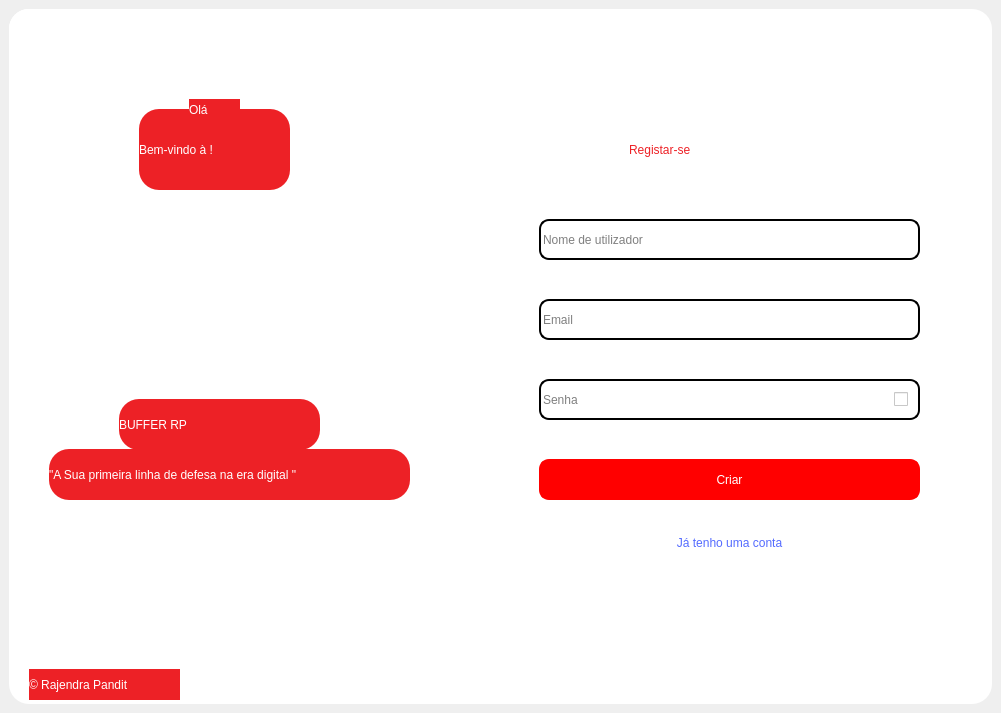
<?xml version="1.0" encoding="UTF-8"?>
<ui version="4.0">
 <class>signup_screen</class>
 <widget class="QMainWindow" name="signup_screen">
  <property name="geometry">
   <rect>
    <x>0</x>
    <y>0</y>
    <width>1001</width>
    <height>713</height>
   </rect>
  </property>
  <property name="minimumSize">
   <size>
    <width>1001</width>
    <height>713</height>
   </size>
  </property>
  <property name="maximumSize">
   <size>
    <width>1001</width>
    <height>713</height>
   </size>
  </property>
  <property name="windowTitle">
   <string>Registar</string>
  </property>
  <property name="windowIcon">
   <iconset>
    <normaloff>Logo.png</normaloff>Logo.png</iconset>
  </property>
  <widget class="QWidget" name="centralwidget">
   <layout class="QVBoxLayout" name="verticalLayout">
    <item>
     <widget class="QFrame" name="frame">
      <property name="styleSheet">
       <string notr="true">background-color:white;
border-style:none;
border-radius:20px;</string>
      </property>
      <property name="frameShape">
       <enum>QFrame::StyledPanel</enum>
      </property>
      <property name="frameShadow">
       <enum>QFrame::Raised</enum>
      </property>
      <widget class="QFrame" name="frame_2">
       <property name="geometry">
        <rect>
         <x>0</x>
         <y>0</y>
         <width>491</width>
         <height>691</height>
        </rect>
       </property>
       <property name="frameShape">
        <enum>QFrame::StyledPanel</enum>
       </property>
       <property name="frameShadow">
        <enum>QFrame::Raised</enum>
       </property>
       <widget class="QLabel" name="label">
        <property name="geometry">
         <rect>
          <x>0</x>
          <y>0</y>
          <width>491</width>
          <height>691</height>
         </rect>
        </property>
        <property name="styleSheet">
         <string notr="true">border-radius:20px;</string>
        </property>
        <property name="text">
         <string/>
        </property>
        <property name="pixmap">
         <pixmap resource="../Signup_Screen.qrc">:/Image/RedBanner.png</pixmap>
        </property>
        <property name="scaledContents">
         <bool>true</bool>
        </property>
       </widget>
       <widget class="QFrame" name="frame_3">
        <property name="geometry">
         <rect>
          <x>100</x>
          <y>210</y>
          <width>191</width>
          <height>171</height>
         </rect>
        </property>
        <property name="styleSheet">
         <string notr="true">border-radius:60px;</string>
        </property>
        <property name="frameShape">
         <enum>QFrame::StyledPanel</enum>
        </property>
        <property name="frameShadow">
         <enum>QFrame::Raised</enum>
        </property>
        <widget class="QLabel" name="label_2">
         <property name="geometry">
          <rect>
           <x>20</x>
           <y>20</y>
           <width>151</width>
           <height>121</height>
          </rect>
         </property>
         <property name="text">
          <string/>
         </property>
         <property name="pixmap">
          <pixmap resource="../Signup_Screen.qrc">:/Image/Logo.png</pixmap>
         </property>
         <property name="scaledContents">
          <bool>true</bool>
         </property>
        </widget>
       </widget>
       <widget class="QLabel" name="label_3">
        <property name="geometry">
         <rect>
          <x>110</x>
          <y>390</y>
          <width>201</width>
          <height>51</height>
         </rect>
        </property>
        <property name="styleSheet">
         <string notr="true">background-color: #ED2126;
color:white;
font: 87 17pt &quot;Arial Black&quot;;</string>
        </property>
        <property name="text">
         <string>BUFFER RP</string>
        </property>
       </widget>
       <widget class="QLabel" name="label_4">
        <property name="geometry">
         <rect>
          <x>180</x>
          <y>90</y>
          <width>51</width>
          <height>21</height>
         </rect>
        </property>
        <property name="styleSheet">
         <string notr="true">background-color: #ED2126;
color:white;
font: 87 15pt &quot;Arial &quot;;</string>
        </property>
        <property name="text">
         <string>Olá</string>
        </property>
       </widget>
       <widget class="QLabel" name="label_5">
        <property name="geometry">
         <rect>
          <x>130</x>
          <y>100</y>
          <width>151</width>
          <height>81</height>
         </rect>
        </property>
        <property name="styleSheet">
         <string notr="true">background-color: #ED2126;
color:white;
font: 87 15pt &quot;Arial Black&quot;;</string>
        </property>
        <property name="text">
         <string>Bem-vindo à !</string>
        </property>
       </widget>
       <widget class="QLabel" name="label_6">
        <property name="geometry">
         <rect>
          <x>20</x>
          <y>660</y>
          <width>151</width>
          <height>31</height>
         </rect>
        </property>
        <property name="styleSheet">
         <string notr="true">background-color: #ED2126;
color:white;
font: 87 10pt &quot;Arial &quot;;</string>
        </property>
        <property name="text">
         <string>© Rajendra Pandit</string>
        </property>
       </widget>
       <widget class="QLabel" name="label_8">
        <property name="geometry">
         <rect>
          <x>40</x>
          <y>440</y>
          <width>361</width>
          <height>51</height>
         </rect>
        </property>
        <property name="styleSheet">
         <string notr="true">background-color: #ED2126;
color:white;
font: 87 10pt &quot;Arial &quot;;</string>
        </property>
        <property name="text">
         <string>&quot;A Sua primeira linha de defesa na era digital &quot;</string>
        </property>
       </widget>
       <zorder>label</zorder>
       <zorder>label_3</zorder>
       <zorder>frame_3</zorder>
       <zorder>label_5</zorder>
       <zorder>label_4</zorder>
       <zorder>label_6</zorder>
       <zorder>label_8</zorder>
      </widget>
      <widget class="QLabel" name="label_7">
       <property name="geometry">
        <rect>
         <x>620</x>
         <y>100</y>
         <width>251</width>
         <height>81</height>
        </rect>
       </property>
       <property name="styleSheet">
        <string notr="true">
color:#ED2126;
font: 87 18pt &quot;Arial Black&quot;;</string>
       </property>
       <property name="text">
        <string>Registar-se</string>
       </property>
      </widget>
      <widget class="QLineEdit" name="username">
       <property name="geometry">
        <rect>
         <x>530</x>
         <y>210</y>
         <width>381</width>
         <height>41</height>
        </rect>
       </property>
       <property name="styleSheet">
        <string notr="true">QLineEdit{
border:2px solid rgb(0, 0, 0);
border-radius:10px;
	font: 11pt &quot;Arial&quot;;

}</string>
       </property>
       <property name="text">
        <string/>
       </property>
       <property name="placeholderText">
        <string>Nome de utilizador</string>
       </property>
      </widget>
      <widget class="QLineEdit" name="password">
       <property name="geometry">
        <rect>
         <x>530</x>
         <y>370</y>
         <width>381</width>
         <height>41</height>
        </rect>
       </property>
       <property name="styleSheet">
        <string notr="true">QLineEdit{
border:2px solid rgb(0, 0, 0);
border-radius:10px;
	font: 11pt &quot;Arial&quot;;

}</string>
       </property>
       <property name="echoMode">
        <enum>QLineEdit::Password</enum>
       </property>
       <property name="placeholderText">
        <string>Senha</string>
       </property>
      </widget>
      <widget class="QPushButton" name="signup_button">
       <property name="geometry">
        <rect>
         <x>530</x>
         <y>450</y>
         <width>381</width>
         <height>41</height>
        </rect>
       </property>
       <property name="autoFillBackground">
        <bool>false</bool>
       </property>
       <property name="styleSheet">
        <string notr="true">QPushButton{
background-color: rgb(255, 0, 0);
color:rgb(255, 255, 255);
font: 87 15pt &quot;Arial Black&quot;;
border:2px solid  rgb(255, 0, 0);
border-radius:10px;
}
QPushButton:hover{
	background-color: rgb(184, 0, 0);
	color: rgb(255, 255, 255);
}
QPushButton:pressed{
	background-color: rgb(0, 0, 0);
	color: rgb(255, 255, 255);
}</string>
       </property>
       <property name="text">
        <string>Criar</string>
       </property>
       <property name="checkable">
        <bool>false</bool>
       </property>
       <property name="flat">
        <bool>false</bool>
       </property>
      </widget>
      <widget class="QPushButton" name="login">
       <property name="geometry">
        <rect>
         <x>540</x>
         <y>520</y>
         <width>361</width>
         <height>28</height>
        </rect>
       </property>
       <property name="styleSheet">
        <string notr="true">QPushButton{
color:rgb(84, 107, 255);
	font: 87 10pt &quot;Arial Black&quot;;
}

QPushButton:hover{
	color:rgb(184, 0, 0);
}
QPushButton:pressed{
	color: rgb(0, 0, 0);
}</string>
       </property>
       <property name="text">
        <string>Já tenho uma conta</string>
       </property>
      </widget>
      <widget class="QLineEdit" name="email">
       <property name="geometry">
        <rect>
         <x>530</x>
         <y>290</y>
         <width>381</width>
         <height>41</height>
        </rect>
       </property>
       <property name="styleSheet">
        <string notr="true">QLineEdit{
border:2px solid rgb(0, 0, 0);
border-radius:10px;
	font: 11pt &quot;Arial&quot;;

}</string>
       </property>
       <property name="text">
        <string/>
       </property>
       <property name="placeholderText">
        <string>Email</string>
       </property>
      </widget>
      <widget class="QCheckBox" name="show_password">
       <property name="geometry">
        <rect>
         <x>885</x>
         <y>380</y>
         <width>21</width>
         <height>21</height>
        </rect>
       </property>
       <property name="styleSheet">
        <string notr="true">border-color: rgb(243, 0, 0);
color: rgb(0, 0, 0);</string>
       </property>
       <property name="text">
        <string/>
       </property>
      </widget>
     </widget>
    </item>
   </layout>
  </widget>
 </widget>
 <resources>
  <include location="../Signup_Screen.qrc"/>
 </resources>
 <connections/>
</ui>
